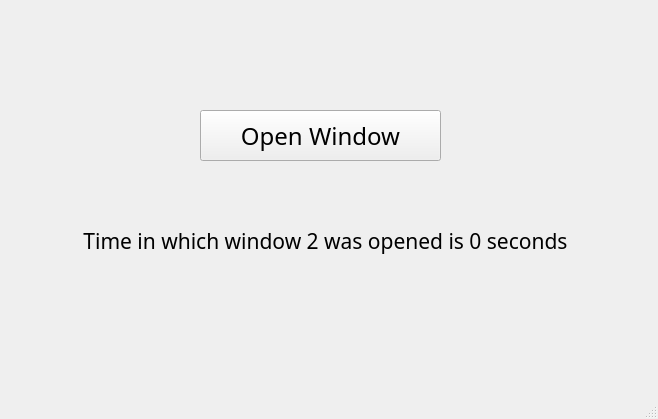
<?xml version="1.0" encoding="UTF-8"?>
<ui version="4.0">
 <class>MainWindow</class>
 <widget class="QMainWindow" name="MainWindow">
  <property name="geometry">
   <rect>
    <x>0</x>
    <y>0</y>
    <width>658</width>
    <height>419</height>
   </rect>
  </property>
  <property name="windowTitle">
   <string>MainWindow</string>
  </property>
  <widget class="QWidget" name="centralwidget">
   <widget class="QPushButton" name="pushButton">
    <property name="geometry">
     <rect>
      <x>200</x>
      <y>110</y>
      <width>241</width>
      <height>51</height>
     </rect>
    </property>
    <property name="font">
     <font>
      <family>Agency FB</family>
      <pointsize>18</pointsize>
     </font>
    </property>
    <property name="text">
     <string>Open Window</string>
    </property>
   </widget>
   <widget class="QLabel" name="label">
    <property name="geometry">
     <rect>
      <x>70</x>
      <y>200</y>
      <width>511</width>
      <height>81</height>
     </rect>
    </property>
    <property name="font">
     <font>
      <family>Agency FB</family>
      <pointsize>16</pointsize>
     </font>
    </property>
    <property name="text">
     <string>Time in which window 2 was opened is 0 seconds</string>
    </property>
    <property name="alignment">
     <set>Qt::AlignCenter</set>
    </property>
   </widget>
  </widget>
  <widget class="QMenuBar" name="menubar">
   <property name="geometry">
    <rect>
     <x>0</x>
     <y>0</y>
     <width>658</width>
     <height>26</height>
    </rect>
   </property>
  </widget>
  <widget class="QStatusBar" name="statusbar"/>
 </widget>
 <resources/>
 <connections/>
</ui>
